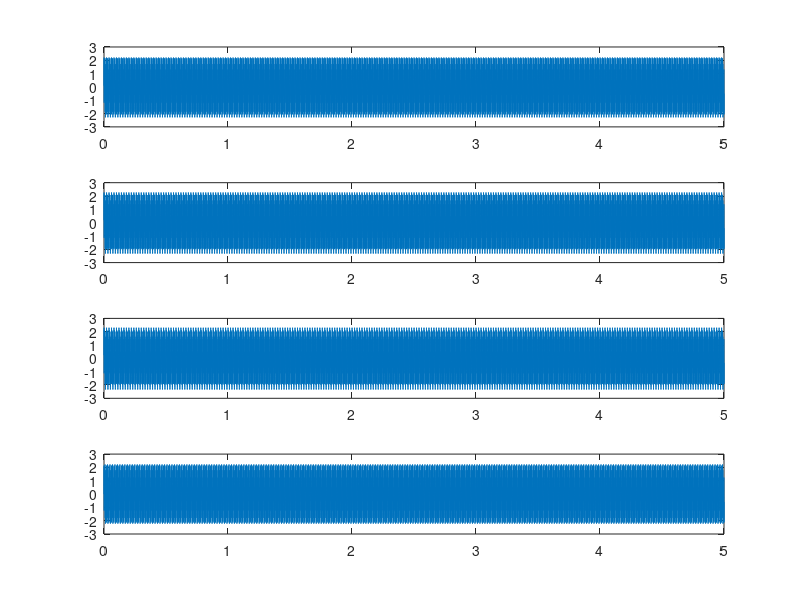

The MATLAB source for this figure:
clear all 
close all 
clc

%  *******Filtrage Analogique*******  %

%te = 0.0005 ;

%%
%Definition des variables et de signal 
te = 1e-4 ;
fe = 1/te ;
t = 0:te:5-te ;
N = length(t);
f = (0:N-1)*(fe/N);
fshift = (-N/2:(N/2)-1)*fe/N;

%%
%Definition de la fonction xt 
xt = sin(2*pi*500*t)+ sin(2*pi*400*t)+ sin(2*pi* 50*t) ;
 tansf = fft(xt);
%   plot(fshift, fftshift(abs(tansf)))

%%
% la fonction de transmmitance Complexe 

K = 1 ;
wc1 = 50 ;
wc2 = 100 ;
wc3 = 150 ;
w = 2*pi*f ; 

H1 = (K*1j*w/wc1)./(1+1j*w/wc1) ;
H2 = (K*1j*w/wc2)./(1+1j*w/wc2) ;
H3 = (K*1j*w/wc3)./(1+1j*w/wc3) ;
 
   plot(f,abs(H1))

G1 = 20*log(abs(H1));
G2 = 20*log(abs(H2));
G3 = 20*log(abs(H3));

phi1 = angle(H1);
phi2 = angle(H2);
phi3 = angle(H3);
hold on


subplot(2,1,1) 
semilogx(f,G1,'g',f,G2,'r',f,G3,'b')
ylabel('Gain (dB)')
title('Bode Diagram')
grid on 
subplot(2,1,2) 
semilogx(f,phi1, 'g',f,phi2,'r',f,phi3,'b')
ylabel('Phase (deg)')
xlabel('Frequency (rad/s)')
grid on 

%%
yt1 = tansf.*H1 ;
yt2 = tansf.*H2 ;
yt3 = tansf.*H3 ;
YT1 = ifft(yt1);
YT2 = ifft(yt2);
YT3 = ifft(yt3);
subplot(4,1,1) 
plot(t,YT1)
subplot(4,1,2)
plot(t,YT2)
subplot(4,1,3)
plot(t,YT3)
subplot(4,1,4)
plot(t,xt)